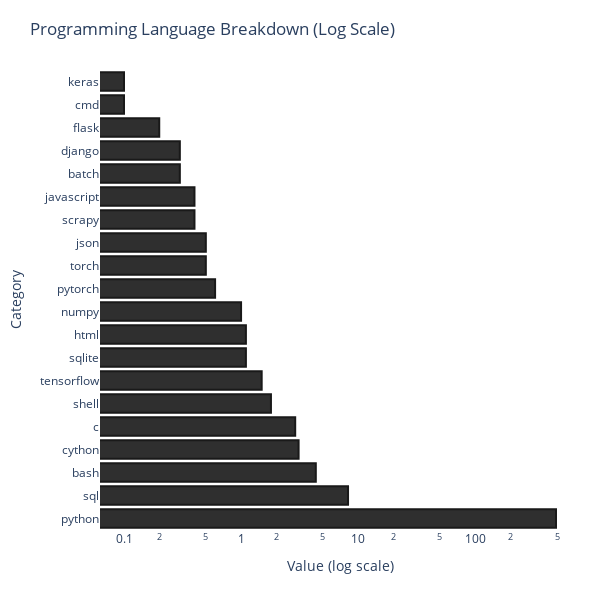

The notebook cell this image was saved under:
### Code cell
import plotly.graph_objects as go

# Create the data for the bar chart
data = [
    go.Bar(
        x=df_languages_agg['percentage'],
        y=df_languages_agg['language'],
        orientation='h',
        marker=dict(
            color='rgba(25, 25, 25, 0.9)',
            line=dict(
                color='rgba(25, 25, 25, 1.0)',
                width=2
            )
        ),
        hovertemplate='Percentage: %{x:.2f}<extra></extra>'
    )
]

data = list(reversed(data))

# Create the layout for the chart
layout = go.Layout(
    title='Programming Language Breakdown (Log Scale)',
    xaxis=dict(
        type='log',
        title='Value (log scale)'
    ),
    yaxis=dict(
        title='Category'
    ),
    margin=dict(
        l=100,
        r=20,
        t=70,
        b=70
    ),
    paper_bgcolor='rgb(255, 255, 255)',
    plot_bgcolor='rgb(255, 255, 255)',
    width=600,
    height=600,
    showlegend=False
)

# Create the figure and plot the chart
fig = go.Figure(data=data, layout=layout)
fig.show()

### Figure 1 — Plotly figure (JSON) as saved in the notebook; plotly's stock layout.template omitted (floating-point values rounded to 4 significant figures)
{"data": [{"hovertemplate": "Percentage: %{x:.2f}<extra></extra>", "marker": {"color": "rgba(25, 25, 25, 0.9)", "line": {"color": "rgba(25, 25, 25, 1.0)", "width": 2}}, "orientation": "h", "type": "bar", "x": [490.1, 8.2, 4.35, 3.1, 2.9, 1.8, 1.5, 1.1, 1.1, 1, 0.6, 0.5, 0.5, 0.4, 0.4, 0.3, 0.3, 0.2, 0.1, 0.1], "y": ["python", "sql", "bash", "cython", "c", "shell", "tensorflow", "sqlite", "html", "numpy", "pytorch", "torch", "json", "scrapy", "javascript", "batch", "django", "flask", "cmd", "keras"]}], "layout": {"height": 600, "margin": {"b": 70, "l": 100, "r": 20, "t": 70}, "paper_bgcolor": "rgb(255, 255, 255)", "plot_bgcolor": "rgb(255, 255, 255)", "showlegend": false, "title": {"text": "Programming Language Breakdown (Log Scale)"}, "width": 600, "xaxis": {"title": {"text": "Value (log scale)"}, "type": "log"}, "yaxis": {"title": {"text": "Category"}}}}
